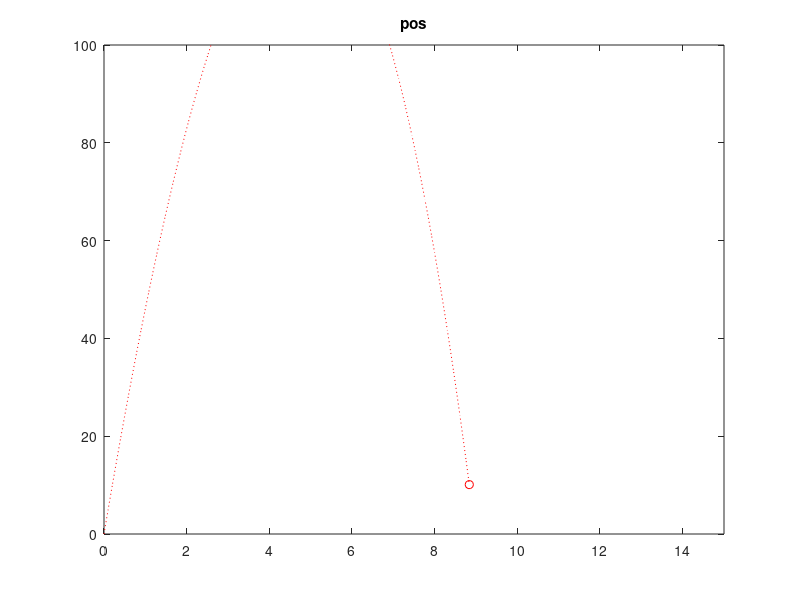

Reproduce this figure in MATLAB.
%%
%
% Euler's Integration TTU 
%
%%
clear variables;clc;close all

%% define the slope function
m=20;g=9.8;
uxo=0;
vxo=1;

uyo=0;
vyo=50;

f_ext=-.5;

slope_ux=@(ux,vx) vx;
slope_vx=@(ux,vx) f_ext/m;

slope_uy=@(uy,vy) vy;
slope_vy=@(uy,vy) -g;

%% graph exact solution 'theoretical' derived in class
% t=0:.01:1;
% r=-6;
% A=1;
% for k=1:length(t)
%     y_exact(k)=A*exp(r*t(k));
% end
% 

%% Eulers Forward integration

vx_eulers(1)=vxo
ux_eulers(1)=uxo
vy_eulers(1)=vyo
uy_eulers(1)=uyo

dt=.1;
time=0:dt:10;

figure(1);

for j=1:length(time)
    
    vx_eulers(j+1)=vx_eulers(j)+dt*(slope_vx(ux_eulers(j),vx_eulers(j)));
    ux_eulers(j+1)=ux_eulers(j)+dt*(slope_ux(ux_eulers(j),vx_eulers(j)));
    
    vy_eulers(j+1)=vy_eulers(j)+dt*(slope_vy(uy_eulers(j),vy_eulers(j)));
    uy_eulers(j+1)=uy_eulers(j)+dt*(slope_uy(uy_eulers(j),vy_eulers(j)));
   
    plot(ux_eulers,uy_eulers,'r:');hold on
    plot(ux_eulers(j+1),uy_eulers(j+1),'ro');axis([0 15 0 100]);hold off
    pause(.02)
end


%% plotting 

% plot(ux_eulers,uy_eulers,'r')
title('pos')

% figure(2);hold on
% plot(vx_eulers,'b')
% plot(vy_eulers,'g')
